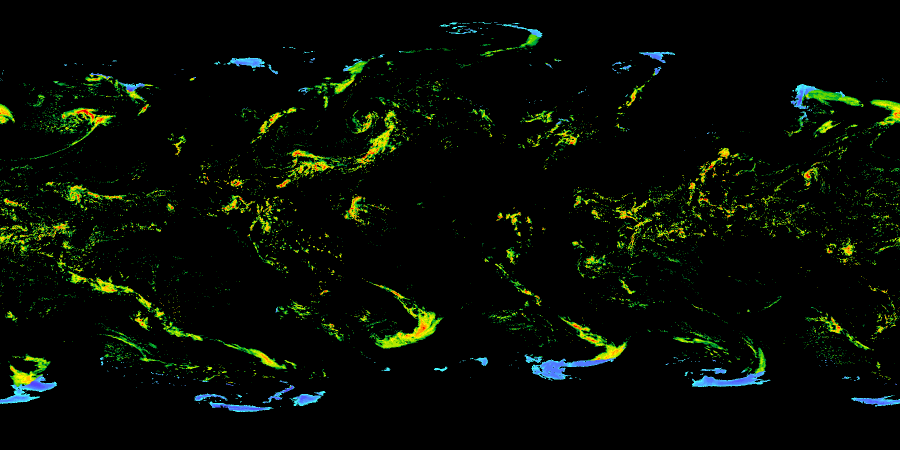
#> input picture app/modes/flow-tracers/data/4285/frames/000.webp, 1800 x 900 px, given in place of imergert_alpha.2026-11-07T00:00:00Z.png, which was not available (shown at 1/2 size)
$ python storm_benchmark.py
#> lines starting #> are read from the running program, lines starting #| are printed output that depends on the picture; after the words box and inside, x2 and y2 are one past the last pixel; in counts of white or black regions, pixels touching at a corner belong together
### analysis/gravitunes_analysis/storms.py
"""Storm segmentation and tracking on IMERG RGBA snapshots (itay's storm-watch pipeline).

Pipeline per frame: threshold the precipitation alpha, close small gaps, find dark saturated red/blue
"core" peaks, watershed-split connected masks on those cores, simplify the contours to polygons.
Between frames: Farneback optical flow (gravitunes_analysis.flow.farneback_gray) forward-warps each
storm mask; overlap, advected core distance, area and colour score the matches; splits keep a family
lineage and merges are recorded.

Library use: `params = default_params(width=600)`, `result = build(params)`.
CLI: `python -m gravitunes_analysis.storms --dataset 4285 [--mode storm-watch]` writes
data/derived/<id>/storms/tracks.json and, with --mode, app/modes/<mode>/data/<id>/storms.json plus the
0..1 field grid (field_256x128) that the mode host shows under the tracks (mode.json datasetDirs).
Output format: analysis/scripts/storm-watch/README.md.
"""

from __future__ import annotations

import argparse
import json
import math
import re
import shutil
from collections import defaultdict
from pathlib import Path
from typing import Any

import cv2
import numpy as np


from .flow import farneback_gray
from .sources import REPO_ROOT, data_root

DATASET = "4285"
SNAPSHOT_DIR = data_root() / "nasa-svs" / DATASET
OUTPUT = REPO_ROOT / "app" / "modes" / "storm-watch" / "data" / DATASET / "storms.json"
TIMES = [f"{hour:02d}:{minute:02d}" for hour in range(24) for minute in (0, 30)]
_SNAPSHOT = re.compile(r"imergert_alpha\.(\d{4}-\d\d-\d\d)T(\d\d:\d\d):00Z\.png$")


def derived_output(dataset: str = DATASET) -> Path:
    return data_root() / "derived" / dataset / "storms" / "tracks.json"


# [41 lines left out: functions make_parser, parse_args, default_params, not called in this run]


def snapshot_times(directory: Path) -> list[str]:
    """"HH:MM" labels of the imergert_alpha snapshots in a folder (one day), sorted."""
    found = sorted(m.group(2) for p in Path(directory).glob("imergert_alpha.*.png") if (m := _SNAPSHOT.search(p.name)))
    return found or TIMES


def image_path(directory: Path, time: str) -> Path:
    hits = sorted(Path(directory).glob(f"imergert_alpha.*T{time}:00Z.png"))
    return hits[0] if hits else Path(directory) / f"imergert_alpha.2026-11-07T{time}:00Z.png"


def read_frame(path: Path, width: int, alpha_threshold: int, gap_radius: int) -> tuple[np.ndarray, np.ndarray, np.ndarray]:
#> called with width = 900, alpha_threshold = 16, gap_radius = 1
    source = cv2.imread(str(path), cv2.IMREAD_UNCHANGED)
#> source is the input picture: shape (900, 1800, 4); mean B, G, R, A 3.9, 11.9, 6.4, 16.3
    if source is None or source.ndim != 3 or source.shape[2] != 4:
        raise ValueError(f"Expected an RGBA PNG snapshot at {path}")
    height = round(source.shape[0] * width / source.shape[1])
#> height = 450
    resized = cv2.resize(source, (width, height), interpolation=cv2.INTER_AREA)
    rgb = cv2.cvtColor(resized[:, :, :3], cv2.COLOR_BGR2RGB)
    alpha = resized[:, :, 3]
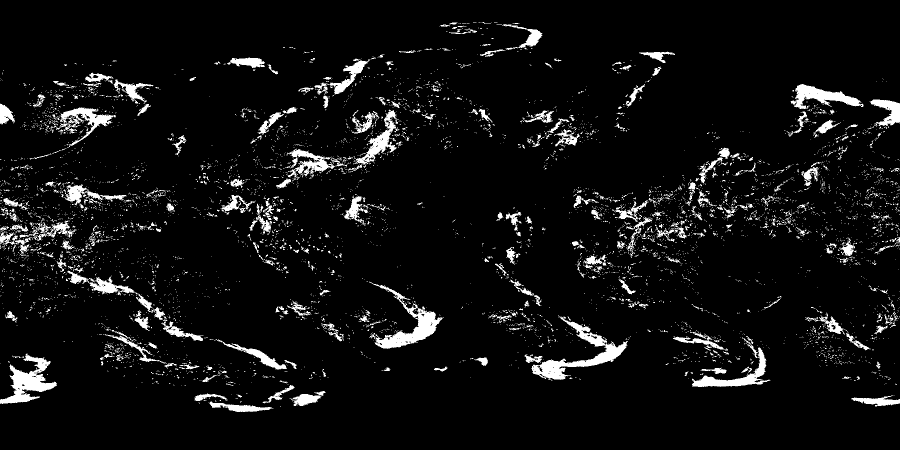
#> alpha: shape (450, 900); min 0, max 255, mean 16.3
    mask = np.uint8(alpha >= alpha_threshold)
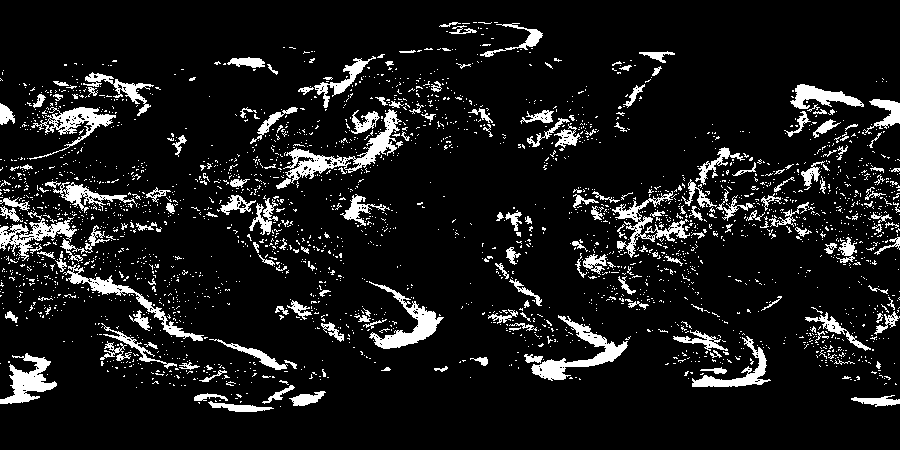
#> mask: shape (450, 900); values 0 (black) and 1 (white), 9.9% white; 2748 white regions (2556 under 20 px), largest, box (x1, y1, x2, y2) and area: (276, 109, 402, 189) 1891, (531, 315, 628, 381) 1585, (369, 281, 444, 349) 1403
    if gap_radius:
        size = gap_radius * 2 + 1
        kernel = cv2.getStructuringElement(cv2.MORPH_ELLIPSE, (size, size))
        mask = cv2.morphologyEx(mask, cv2.MORPH_CLOSE, kernel)
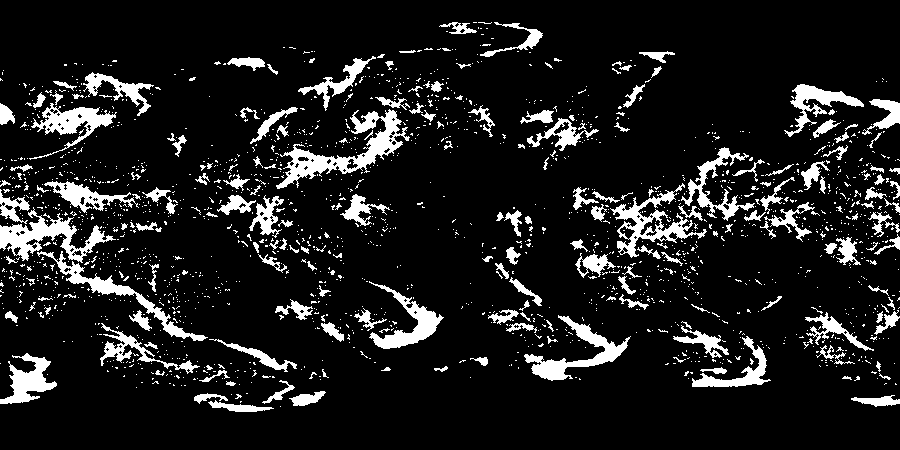
#> mask: shape (450, 900); values 0 (black) and 1 (white), 11.5% white; 1864 white regions (1672 under 20 px), largest, box (x1, y1, x2, y2) and area: (276, 109, 410, 189) 2793, (0, 207, 116, 263) 2138, (610, 183, 707, 258) 1832
    return rgb, alpha, mask


# [35 lines left out: functions hue_type, core_features, not called in this run]


def color_distance(first: np.ndarray, second: np.ndarray) -> float:
    return float(np.linalg.norm(first.astype(np.float32) - second.astype(np.float32)))


# [711 lines left out: functions find_components, polygon_contours, point_flow, warp_mask, nearest_core, association_candidates and 5 more, not called in this run]


# [2 lines that do not run on import are left out]

### analysis/gravitunes_analysis/sources.py
"""Load a dataset as a (T, H, W) float32 stack of 0..1 scalar fields on an equirectangular grid.

Two sources:
- "imerg-png": 4285 IMERG RGBA snapshots in data/nasa-svs/4285/ (alpha = precipitation, as storm-watch uses).
- "web-grid":  data-tools browser grids data/nasa-svs/<id>/web/<id>_<W>x<H>.bin + .json (uint8, 255 = no data).
"""

from __future__ import annotations

from dataclasses import dataclass
from datetime import datetime
import json
import math
import os
from pathlib import Path
import re

import cv2
import numpy as np

from .flow import Grid

REPO_ROOT = Path(__file__).resolve().parents[2]


def data_root() -> Path:
    return Path(os.environ.get("GRAVITUNES_DATA_DIR", REPO_ROOT / "data"))


@dataclass
class FrameStack:
    dataset: str
    fields: np.ndarray        # (T, H, W) float32 0..1, NaN = no data
    grid: Grid
    times: list[str]          # ISO UTC
    dt_hours: float
    units: str
    value_range: tuple[float, float]   # physical value at field 0 and 1 (approximate)
    source: str


def _parse_time(s: str) -> datetime:
    return datetime.fromisoformat(s.replace("Z", "+00:00"))


# The SVS 4285 frames are RGBA with a binary alpha (rain / no rain); the rate is in the colour, a 10-step
# palette per phase (svs.gsfc.nasa.gov/4285 rainbarblack2.png, snowbarblack2.png), bins 0.1..50 mm/h.
RATE_EDGES = [0.1, 0.2, 0.3, 0.5, 1, 2, 3, 5, 10, 20, 50]
RAIN_COLORS = [(0, 129, 20), (0, 139, 82), (0, 179, 48), (96, 211, 0), (180, 231, 0), (255, 251, 0),
               (255, 196, 0), (255, 147, 0), (255, 0, 0), (200, 0, 0), (145, 0, 0)]
SNOW_COLORS = [(69, 255, 255), (73, 221, 255), (77, 187, 255), (79, 154, 255), (81, 122, 255), (82, 93, 255),
               (83, 70, 255), (90, 47, 217), (115, 33, 187), (140, 20, 156)]
RATE_LOG_RANGE = (math.log10(0.1), math.log10(50.0))


# [102 lines left out: functions rate_to_field, palette_rates, decode_rate, load_imerg_pngs, load_web_grid, load_dataset, not called in this run]


__all__ = ["FrameStack", "load_dataset", "load_imerg_pngs", "load_web_grid", "data_root"]

### analysis/gravitunes_analysis/storm_benchmark.py
#!/usr/bin/env python3
"""Reproducibly compare image-derived storm segmentation and tracking variants.

All labels are image-derived pseudo-ground-truth, not meteorological ground truth.
"""

from __future__ import annotations

import argparse
import json
import math
from pathlib import Path
from typing import Any

import cv2
import numpy as np

from . import storms as preprocess


ROOT = preprocess.REPO_ROOT / "analysis" / "scripts" / "storm-watch"
DEFAULT_OUTPUT = ROOT / "benchmark-results.json"
DEFAULT_DIAGNOSTICS = ROOT / "diagnostics"
FOCUS_FRAME = 20
FOCUS_POSITION = (416, 334)
REFERENCE_CORE_SATURATION = 100
REFERENCE_CORE_STRENGTH = 160
REFERENCE_MOTION_GATE = 56
ANCHOR_OUTLINE_TOLERANCE = 12


def parse_args() -> argparse.Namespace:
    parser = argparse.ArgumentParser(description=__doc__)
    parser.add_argument("--output", type=Path, default=DEFAULT_OUTPUT)
    parser.add_argument("--diagnostics-dir", type=Path, default=DEFAULT_DIAGNOSTICS)
    parser.add_argument("--skip-diagnostics", action="store_true")
    parser.add_argument("--snapshots", type=Path, default=preprocess.SNAPSHOT_DIR)
    return parser.parse_args()


# [320 lines left out: functions scenario_args, component_mask, component_outline, frame_rasters, flow_linked_peaks, evaluate and 3 more, not called in this run]


def main() -> None:
    cli = parse_args()
    print("Loading the 48 snapshots once for a reproducible in-memory benchmark cache…", flush=True)
    cache = {
        time: preprocess.read_frame(
            preprocess.image_path(cli.snapshots, time), 900, 16, 1,
        )
        for time in preprocess.snapshot_times(cli.snapshots)
    }
#> call 2 of read_frame, with width = 900, alpha_threshold = 16, gap_radius = 1
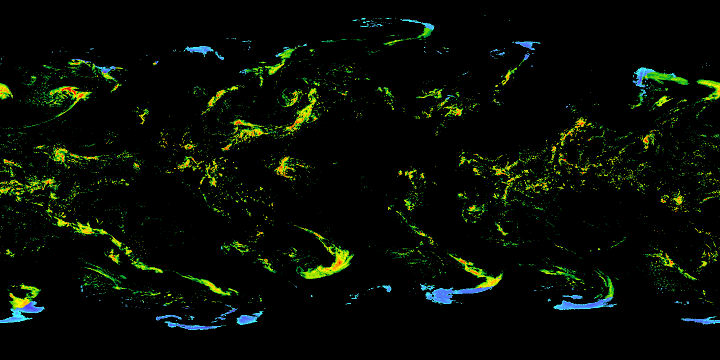
#> input picture app/modes/flow-tracers/data/4285/frames/001.webp, 1440 x 720 px, given in place of imergert_alpha.2026-11-07T00:30:00Z.png, which was not available (shown at 1/2 size)
#> in read_frame, source is the input picture: shape (720, 1440, 4); mean B, G, R, A 3.9, 11.9, 6.5, 16.3
#> in read_frame (call 2), `resized = cv2.resize(source, (width, height), interpolation=cv2.INTER_..`:
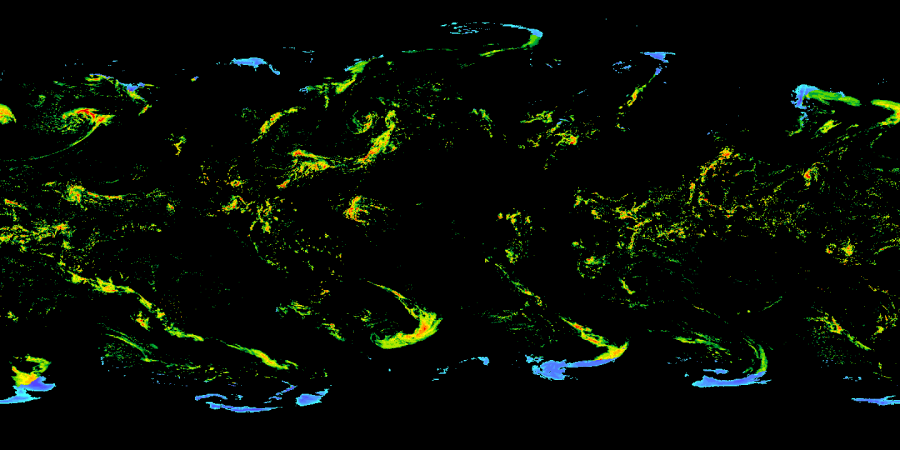
#> resized: shape (450, 900, 4); mean B, G, R, A 3.9, 11.9, 6.5, 16.3
#> in read_frame (call 2), `alpha = resized[:, :, 3]`:
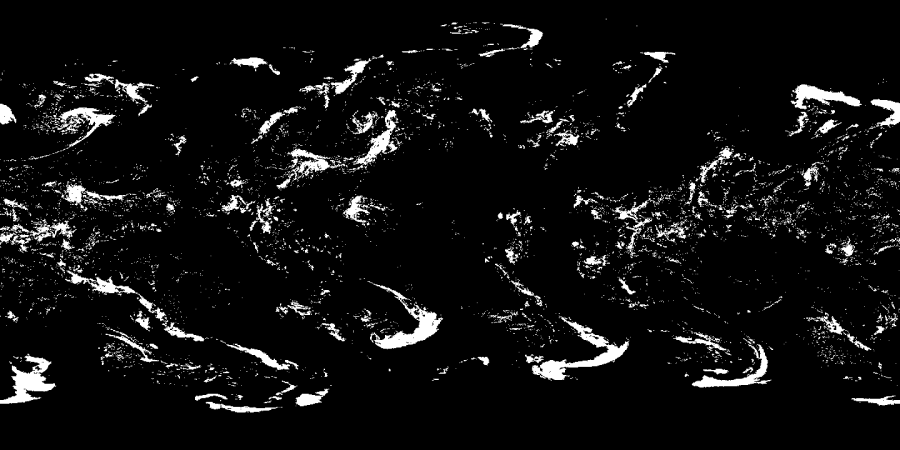
#> alpha: shape (450, 900); min 0, max 255, mean 16.3
#> in read_frame (call 2), `mask = np.uint8(alpha >= alpha_threshold)`: mask: shape (450, 900); values 0 (black) and 1 (white), 11.3% white; 1995 white regions (1768 under 20 px), largest, box (x1, y1, x2, y2) and area: (276, 108, 404, 191) 2212, (525, 315, 630, 381) 1811, (367, 281, 444, 350) 1510
#> in read_frame (call 2), `mask = cv2.morphologyEx(mask, cv2.MORPH_CLOSE, kernel)`:
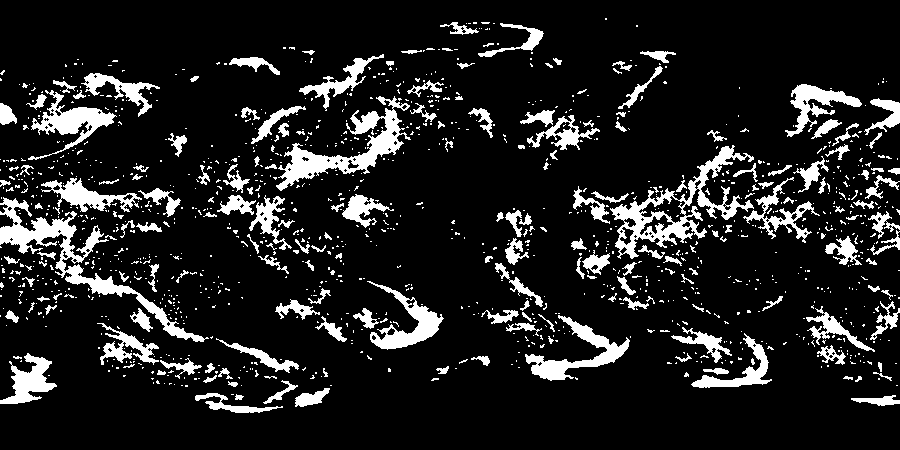
#> mask: shape (450, 900); values 0 (black) and 1 (white), 12.8% white; 1230 white regions (1043 under 20 px), largest, box (x1, y1, x2, y2) and area: (0, 197, 209, 342) 3950, (610, 145, 754, 259) 3733, (276, 96, 411, 191) 3272
    scenarios = [
        ("connected + core-nearest baseline", {"segmenter": "connected", "tracker": "core-nearest"}),
        ("core watershed + optical flow · 800 px cutoff", {
            "segmenter": "watershed", "tracker": "flow", "minimum_area": 800,
        }),
        ("connected + optical flow · 200 px cutoff", {
            "segmenter": "connected", "tracker": "flow", "minimum_area": 200,
        }),
        ("core watershed + core-nearest · 200 px cutoff", {
            "segmenter": "watershed", "tracker": "core-nearest", "minimum_area": 200,
        }),
        ("core watershed + optical flow · 200 px cutoff", {
            "segmenter": "watershed", "tracker": "flow", "minimum_area": 200,
        }),
        ("core watershed + optical flow · 100 px cutoff", {
            "segmenter": "watershed", "tracker": "flow", "minimum_area": 100,
        }),
        ("core watershed + optical flow · 50 px cutoff", {
            "segmenter": "watershed", "tracker": "flow", "minimum_area": 50,
        }),
        ("tuned watershed + optical flow · stronger cores", {
            "segmenter": "watershed", "tracker": "flow", "minimum_area": 200,
            "core_saturation": 100, "core_darkness": 140, "maximum_motion": 64,
        }),
        ("tuned watershed + optical flow · stronger cores + UI motion", {
            "segmenter": "watershed", "tracker": "flow", "minimum_area": 200,
            "core_saturation": 100, "core_darkness": 140, "maximum_motion": 56,
            "overlap_threshold": 0.1,
        }),
        ("tuned watershed + optical flow · core weighted", {
            "segmenter": "watershed", "tracker": "flow", "minimum_area": 200,
            "flow_mask_weight": 0.25, "core_motion_weight": 0.47,
        }),
    ]
    results = []
    generated = []
    for name, changes in scenarios:
        options = scenario_args(cli.snapshots, **changes)
        options.frame_cache = cache
        print(f"\nBenchmarking: {name}", flush=True)
        result = preprocess.build(options)
        metrics = evaluate(result, options)
        results.append({"name": name, "settings": {
            "segmenter": options.segmenter, "tracker": options.tracker,
            "coreSaturation": options.core_saturation, "coreDarkness": options.core_darkness,
            "maximumMotion": options.maximum_motion, "minimumArea": options.minimum_area,
            "flowMaskWeight": options.flow_mask_weight, "coreMotionWeight": options.core_motion_weight,
        }, "metrics": metrics})
        generated.append((result, options))
        print(json.dumps(results[-1], indent=2), flush=True)

    best_index = max(range(len(results)), key=lambda index: results[index]["metrics"]["score"])
    deployment_index = next(
        index for index, result in enumerate(results)
        if result["name"] == "tuned watershed + optical flow · stronger cores + UI motion"
    )
    best_result, best_options = generated[deployment_index]
    best_result.pop("_continuity", None)
    generated_focus_id = focus_id_for_result(best_result)
    aligned_focus_id = preprocess.align_reference_identity(best_result, 38)
    preprocess.OUTPUT.write_text(
        json.dumps(best_result, separators=(",", ":"), ensure_ascii=False) + "\n",
        encoding="utf-8",
    )
    diagnostics = None
    detail = None
    if not cli.skip_diagnostics:
        diagnostics = diagnostic_montage(best_result, best_options, cli.diagnostics_dir)
        detail = diagnostic_detail(best_result, best_options, cli.diagnostics_dir)
    report = {
        "caveat": "Metrics use image-derived dark red/blue local maxima and optical-flow pseudo-links, not meteorological ground truth.",
        "pseudoGroundTruthSignal": {
            "coreSaturation": REFERENCE_CORE_SATURATION,
            "coreStrengthThreshold": REFERENCE_CORE_STRENGTH,
            "distinctPeakDistance": 32,
            "temporalFlowLinkGate": REFERENCE_MOTION_GATE,
        },
        "lineageAnchorOutlineTolerance": ANCHOR_OUTLINE_TOLERANCE,
        "compositeScoreComponents": [
            "coreCoverage", "coreSeparation", "identityContinuity", "lineageAnchorAlignment",
        ],
        "methods": results,
        "selectedMethod": results[deployment_index]["name"],
        "highestCompositeScoreMethod": results[best_index]["name"],
        "selectionNote": "Deployment uses the 200 px cutoff and stronger core threshold: it improves merge-linked continuity without the severe identity/polygon proliferation at 50 px. The 50 px setting wins the simple composite score but is intentionally not the deploy choice.",
        "preprocessedOutput": str(preprocess.OUTPUT.resolve().relative_to(preprocess.REPO_ROOT)),
        "diagnosticImage": str(diagnostics.resolve().relative_to(preprocess.REPO_ROOT)) if diagnostics else None,
        "storm38DetailImage": str(detail.resolve().relative_to(preprocess.REPO_ROOT)) if detail else None,
        "storm38LocationReference": {
            "frameIndex": FOCUS_FRAME, "time": best_result["frames"][FOCUS_FRAME]["time"],
            "analysisPosition": list(FOCUS_POSITION),
            "nearestTrackId": aligned_focus_id,
            "generatedIdBeforeLegacyAlignment": generated_focus_id,
            "description": "Track closest to the prior Storm 38 diagnostic position at 10:00 UTC; generated ID is remapped to 38 for direct comparison with the earlier tracker.",
        },
    }
    cli.output.parent.mkdir(parents=True, exist_ok=True)
    cli.output.write_text(json.dumps(report, indent=2) + "\n", encoding="utf-8")
    print(f"\nSelected {report['selectedMethod']}; wrote {preprocess.OUTPUT} and {cli.output}")
    if diagnostics:
        print(f"Diagnostic montage: {diagnostics}")


if __name__ == "__main__":
#> (the run stopped early here; a loop or call above may not have finished)
